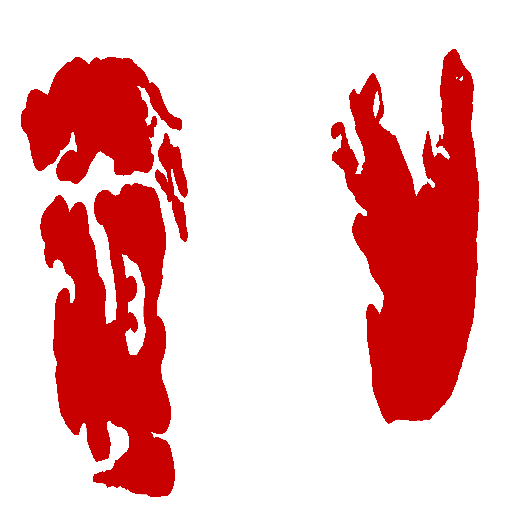
#> input picture segmentation/demo/0.png, 512 x 512 px
$ python process.py
#> lines starting #> are read from the running program, lines starting #| are printed output that depends on the picture; after the words box and inside, x2 and y2 are one past the last pixel; in counts of white or black regions, pixels touching at a corner belong together


'''
    for 2-class seg task, convert:
        3-channel [0,255] mask ---> 3-channel [0,1] mask
    notice: 1-channel is not needed and 3-channel works fine for both here and segmentation_pl project.
    [more] using 1-channel mask will cause "RuntimeError: Non RGB images are not supported."
    [cv2] which means that in cv2 you will use gray2bgr in order to save the actual rgb image(nm)
'''


from PIL import Image
import numpy as np
import cv2

labels_color_map = {
    0: (255,255,255),
    1: (0,0,255) # BGR
}
'''
    *对于RGB的label_mask 不能简单的用cv2.threshold进行二值化*，因为似乎threshold的默认操作是取通道-0去做threshold。
    比如这里的task中，labels_color_map如上所示。那么处理之后，0对应的通道-0是255，而1对应的通道0是0，
    这很明显和我们label_id是相反的，这不是我们想要的结果。
    所以正确的做法是如下面这样，通过labels_color_map，结合for循环和bool来赋值。

    需要注意的是，通过unique可以看到，二分类的label_mask中的值不总是[255,255,255]/[0,0,255]的，
    可能会有在两个之间线性插值的值，比如[0,0,254]之类的。
    但是[checked]过，这些值很少，可以忽略不计。
'''

cv2_img = cv2.imread('../demo/0.png')
#> cv2_img is the input picture: shape (512, 512, 3); mean B, G, R 182.6, 182.6, 239.4
H,W = cv2_img.shape[:2]
#> H = 512; W = 512
res = np.zeros((H, W, 3), dtype=np.uint8)

for label_id, label_val in labels_color_map.items():
    # print((cv2_img==label_val).shape, (cv2_img==label_val)[0,0], (cv2_img==label_val)[257,428])
    res[(cv2_img==label_val)[...,0]] = [label_id]*3


cv2.imwrite('../data/masks/0.png', res)
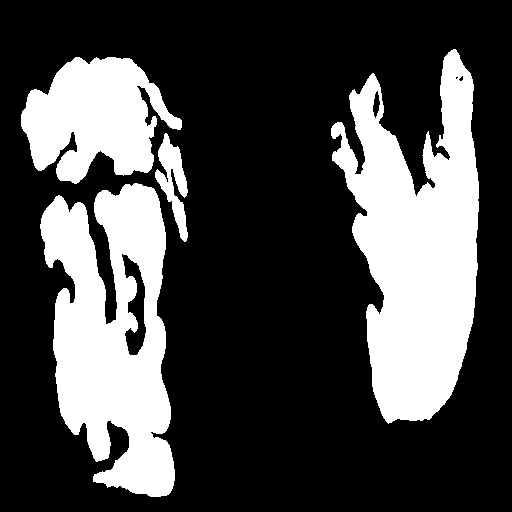
#> saved as 0.png: shape (512, 512, 3); values 0 (black) and 1 (white), 28.3% white; 4 white regions, box (x1, y1, x2, y2) and area: (331, 49, 479, 424) 32806, (40, 183, 175, 497) 27019, (21, 57, 182, 184) 12891, (155, 133, 188, 242) 1599
cv2_img_reload = cv2.imread('../data/masks/0.png')
print(np.unique(cv2_img_reload), cv2_img_reload.shape, cv2_img_reload[0,0]==[0,0,0])
#| [0 1] (512, 512, 3) [ True  True  True]


# [58 lines of commented-out code are left out]
